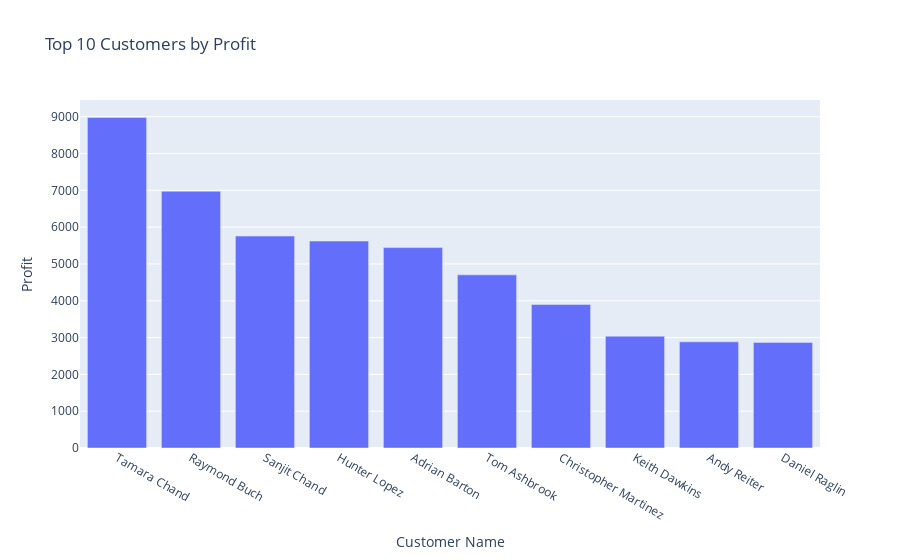

This figure's notebook cell:
### Code cell
# Bar chart of top 10 customers by profit.
def topCustomersByProfit(df):
    try:
        top_customers = df.groupby('Customer Name')['Profit'].sum().nlargest(10).reset_index()
        fig = px.bar(top_customers, x='Customer Name', y='Profit', title='Top 10 Customers by Profit')
        fig.show()
        logging.info("Top customers by profit plotted successfully.")
    except Exception as e:
        logging.error(f"Error plotting top customers by profit: {e}")


topCustomersByProfit(dfo)

### Figure 1 — Plotly figure (JSON) as saved in the notebook; plotly's stock layout.template omitted (floating-point values rounded to 4 significant figures)
{"data": [{"alignmentgroup": "True", "hovertemplate": "Customer Name=%{x}<br>Profit=%{y}<extra></extra>", "legendgroup": "", "marker": {"color": "#636efa", "pattern": {"shape": ""}}, "name": "", "offsetgroup": "", "orientation": "v", "showlegend": false, "textposition": "auto", "type": "bar", "x": ["Tamara Chand", "Raymond Buch", "Sanjit Chand", "Hunter Lopez", "Adrian Barton", "Tom Ashbrook", "Christopher Martinez", "Keith Dawkins", "Andy Reiter", "Daniel Raglin"], "xaxis": "x", "y": [8981.0, 6976.0, 5757.0, 5622.0, 5445.0, 4704.0, 3900.0, 3039.0, 2885.0, 2869.0], "yaxis": "y"}], "layout": {"barmode": "relative", "legend": {"tracegroupgap": 0}, "title": {"text": "Top 10 Customers by Profit"}, "xaxis": {"anchor": "y", "domain": [0, 1], "title": {"text": "Customer Name"}}, "yaxis": {"anchor": "x", "domain": [0, 1], "title": {"text": "Profit"}}}}
